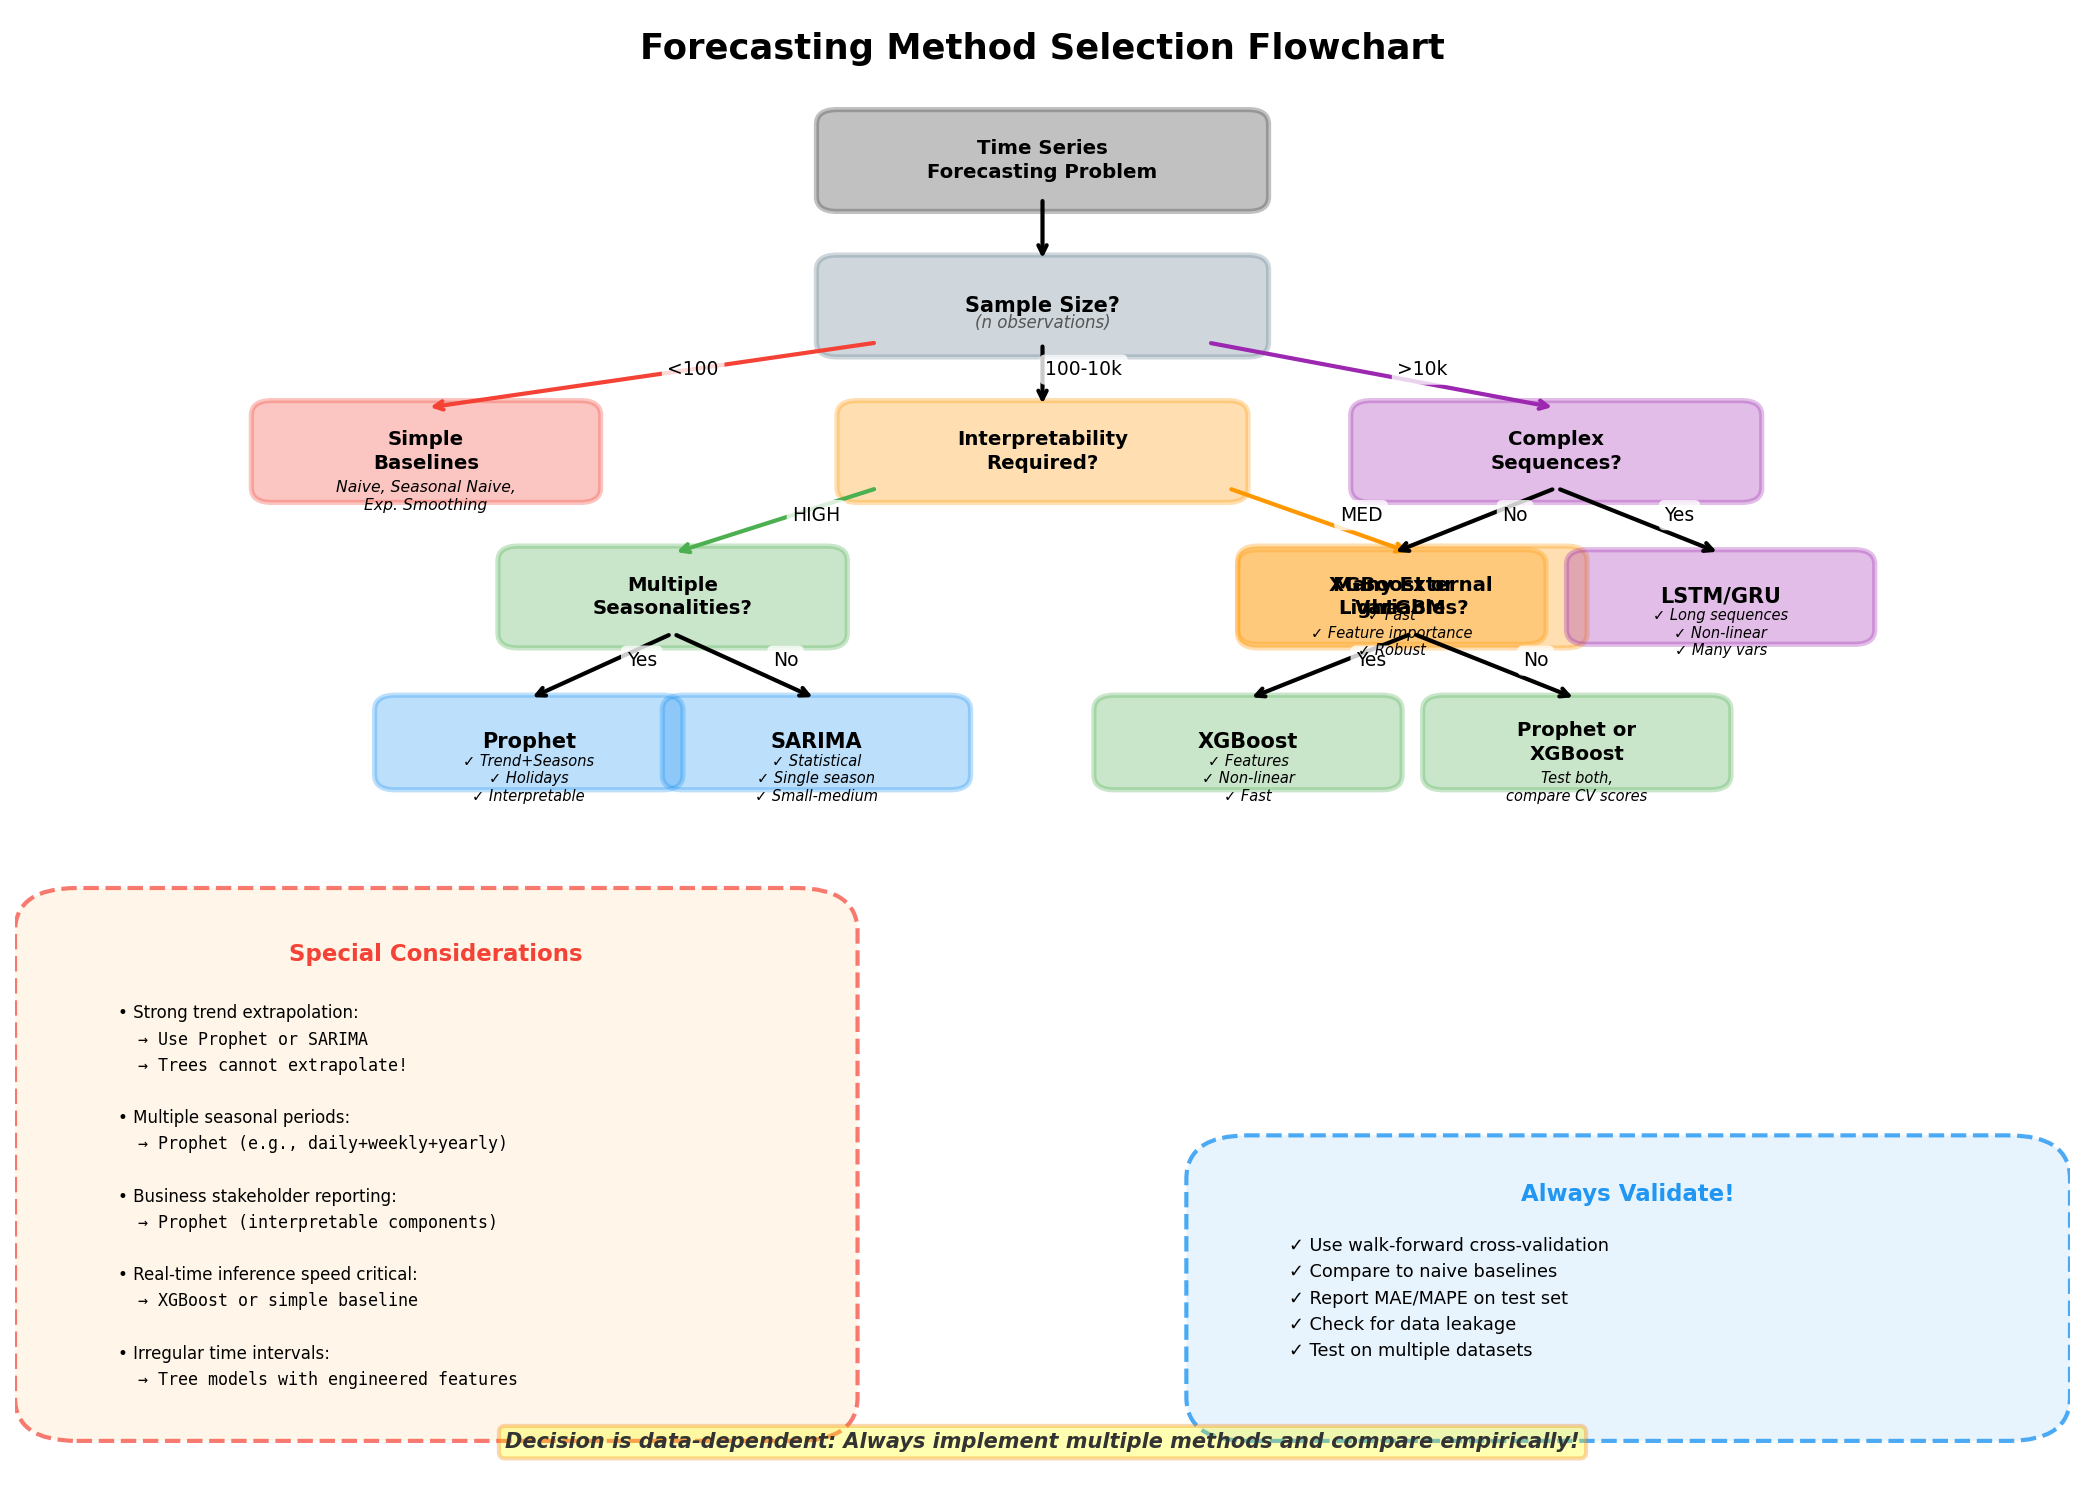

Source code (Python):
"""
Decision flowchart for selecting the right forecasting method
"""
import matplotlib.pyplot as plt
import matplotlib.patches as mpatches
from matplotlib.patches import FancyBboxPatch, FancyArrowPatch

fig, ax = plt.subplots(1, 1, figsize=(14, 10))
ax.set_xlim(0, 10)
ax.set_ylim(0, 10)
ax.axis('off')

# Title
ax.text(5, 9.7, 'Forecasting Method Selection Flowchart', fontsize=17, fontweight='bold', ha='center')

# Helper function for boxes
def add_box(ax, x, y, w, h, text, color, shape='round'):
    if shape == 'round':
        box = FancyBboxPatch((x-w/2, y-h/2), w, h, boxstyle="round,pad=0.1",
                            edgecolor=color, facecolor=color, alpha=0.3, linewidth=2.5)
    else:  # diamond for decision
        box = mpatches.FancyBboxPatch((x-w/2, y-h/2), w, h, boxstyle="round,pad=0.15",
                                      edgecolor=color, facecolor=color, alpha=0.2, linewidth=2)
    ax.add_patch(box)

    # Split text into lines for better formatting
    if '\n' in text:
        for i, line in enumerate(text.split('\n')):
            offset = (len(text.split('\n')) - 1) * 0.08
            ax.text(x, y + offset - i*0.16, line, fontsize=9.5, ha='center', va='center', fontweight='bold')
    else:
        ax.text(x, y, text, fontsize=10, ha='center', va='center', fontweight='bold')

def add_arrow(ax, x1, y1, x2, y2, label='', color='black'):
    ax.annotate('', xy=(x2, y2), xytext=(x1, y1),
                arrowprops=dict(arrowstyle='->', lw=2, color=color))
    if label:
        mid_x, mid_y = (x1+x2)/2, (y1+y2)/2
        ax.text(mid_x + 0.2, mid_y, label, fontsize=9, ha='center',
                bbox=dict(boxstyle='round', facecolor='white', alpha=0.8, edgecolor='none'))

# Start node
add_box(ax, 5, 9, 2, 0.5, 'Time Series\nForecasting Problem', '#333333', 'round')

# First decision: Data size
add_arrow(ax, 5, 8.75, 5, 8.3)
add_box(ax, 5, 8, 2, 0.5, 'Sample Size?', '#607D8B')
ax.text(5, 7.85, '(n observations)', fontsize=8, ha='center', style='italic', color='#555')

# Small data branch (< 100)
add_arrow(ax, 4.2, 7.75, 2, 7.3, '<100', '#F44336')
add_box(ax, 2, 7, 1.5, 0.5, 'Simple\nBaselines', '#F44336', 'round')
ax.text(2, 6.6, 'Naive, Seasonal Naive,\nExp. Smoothing', fontsize=7.5, ha='center', style='italic')

# Medium data branch (100-10k)
add_arrow(ax, 5, 7.75, 5, 7.3, '100-10k')
add_box(ax, 5, 7, 1.8, 0.5, 'Interpretability\nRequired?', '#FF9800')

# High interpretability branch
add_arrow(ax, 4.2, 6.75, 3.2, 6.3, 'HIGH', '#4CAF50')
add_box(ax, 3.2, 6, 1.5, 0.5, 'Multiple\nSeasonalities?', '#4CAF50')

add_arrow(ax, 3.2, 5.75, 2.5, 5.3, 'Yes')
add_box(ax, 2.5, 5, 1.3, 0.45, 'Prophet', '#2196F3', 'round')
ax.text(2.5, 4.6, '✓ Trend+Seasons\n✓ Holidays\n✓ Interpretable', fontsize=7, ha='center', style='italic')

add_arrow(ax, 3.2, 5.75, 3.9, 5.3, 'No')
add_box(ax, 3.9, 5, 1.3, 0.45, 'SARIMA', '#2196F3', 'round')
ax.text(3.9, 4.6, '✓ Statistical\n✓ Single season\n✓ Small-medium', fontsize=7, ha='center', style='italic')

# Medium interpretability branch
add_arrow(ax, 5.9, 6.75, 6.8, 6.3, 'MED', '#FF9800')
add_box(ax, 6.8, 6, 1.5, 0.5, 'Many External\nVariables?', '#FF9800')

add_arrow(ax, 6.8, 5.75, 6, 5.3, 'Yes')
add_box(ax, 6, 5, 1.3, 0.45, 'XGBoost', '#4CAF50', 'round')
ax.text(6, 4.6, '✓ Features\n✓ Non-linear\n✓ Fast', fontsize=7, ha='center', style='italic')

add_arrow(ax, 6.8, 5.75, 7.6, 5.3, 'No')
add_box(ax, 7.6, 5, 1.3, 0.45, 'Prophet or\nXGBoost', '#4CAF50', 'round')
ax.text(7.6, 4.6, 'Test both,\ncompare CV scores', fontsize=7, ha='center', style='italic')

# Large data branch (> 10k)
add_arrow(ax, 5.8, 7.75, 7.5, 7.3, '>10k', '#9C27B0')
add_box(ax, 7.5, 7, 1.8, 0.5, 'Complex\nSequences?', '#9C27B0')

add_arrow(ax, 7.5, 6.75, 8.3, 6.3, 'Yes')
add_box(ax, 8.3, 6, 1.3, 0.45, 'LSTM/GRU', '#9C27B0', 'round')
ax.text(8.3, 5.6, '✓ Long sequences\n✓ Non-linear\n✓ Many vars', fontsize=7, ha='center', style='italic')

add_arrow(ax, 7.5, 6.75, 6.7, 6.3, 'No')
add_box(ax, 6.7, 6, 1.3, 0.45, 'XGBoost or\nLightGBM', '#FF9800', 'round')
ax.text(6.7, 5.6, '✓ Fast\n✓ Feature importance\n✓ Robust', fontsize=7, ha='center', style='italic')

# Special considerations box
special_box = mpatches.FancyBboxPatch((0.3, 0.5), 3.5, 3.2,
                                     edgecolor='#F44336', facecolor='#FFF3E0',
                                     alpha=0.7, linewidth=2, linestyle='--')
ax.add_patch(special_box)
ax.text(2.05, 3.5, 'Special Considerations', fontsize=11, ha='center', fontweight='bold', color='#F44336')

considerations = [
    "• Strong trend extrapolation:",
    "  → Use Prophet or SARIMA",
    "  → Trees cannot extrapolate!",
    "",
    "• Multiple seasonal periods:",
    "  → Prophet (e.g., daily+weekly+yearly)",
    "",
    "• Business stakeholder reporting:",
    "  → Prophet (interpretable components)",
    "",
    "• Real-time inference speed critical:",
    "  → XGBoost or simple baseline",
    "",
    "• Irregular time intervals:",
    "  → Tree models with engineered features"
]

y_start = 3.2
for i, line in enumerate(considerations):
    ax.text(0.5, y_start - i*0.18, line, fontsize=8, ha='left', va='top',
            family='monospace' if '→' in line else 'sans-serif')

# Validation reminder box
valid_box = mpatches.FancyBboxPatch((6, 0.5), 3.7, 1.5,
                                   edgecolor='#2196F3', facecolor='#E3F2FD',
                                   alpha=0.8, linewidth=2, linestyle='--')
ax.add_patch(valid_box)
ax.text(7.85, 1.85, 'Always Validate!', fontsize=11, ha='center', fontweight='bold', color='#2196F3')

validation = [
    "✓ Use walk-forward cross-validation",
    "✓ Compare to naive baselines",
    "✓ Report MAE/MAPE on test set",
    "✓ Check for data leakage",
    "✓ Test on multiple datasets"
]

y_valid = 1.6
for i, line in enumerate(validation):
    ax.text(6.2, y_valid - i*0.18, line, fontsize=8.5, ha='left', va='top')

# Bottom note
ax.text(5, 0.15, 'Decision is data-dependent: Always implement multiple methods and compare empirically!',
        fontsize=10, ha='center', style='italic', fontweight='bold', color='#333',
        bbox=dict(boxstyle='round', facecolor='yellow', alpha=0.3, edgecolor='#F57C00', linewidth=2))

plt.tight_layout()
plt.savefig('/home/chirag/ds-book/book/course-07-time-series/ch30-advanced-ts/diagrams/method_comparison_flowchart.png',
            dpi=150, bbox_inches='tight', facecolor='white')
print("✓ Saved: method_comparison_flowchart.png")
plt.close()
